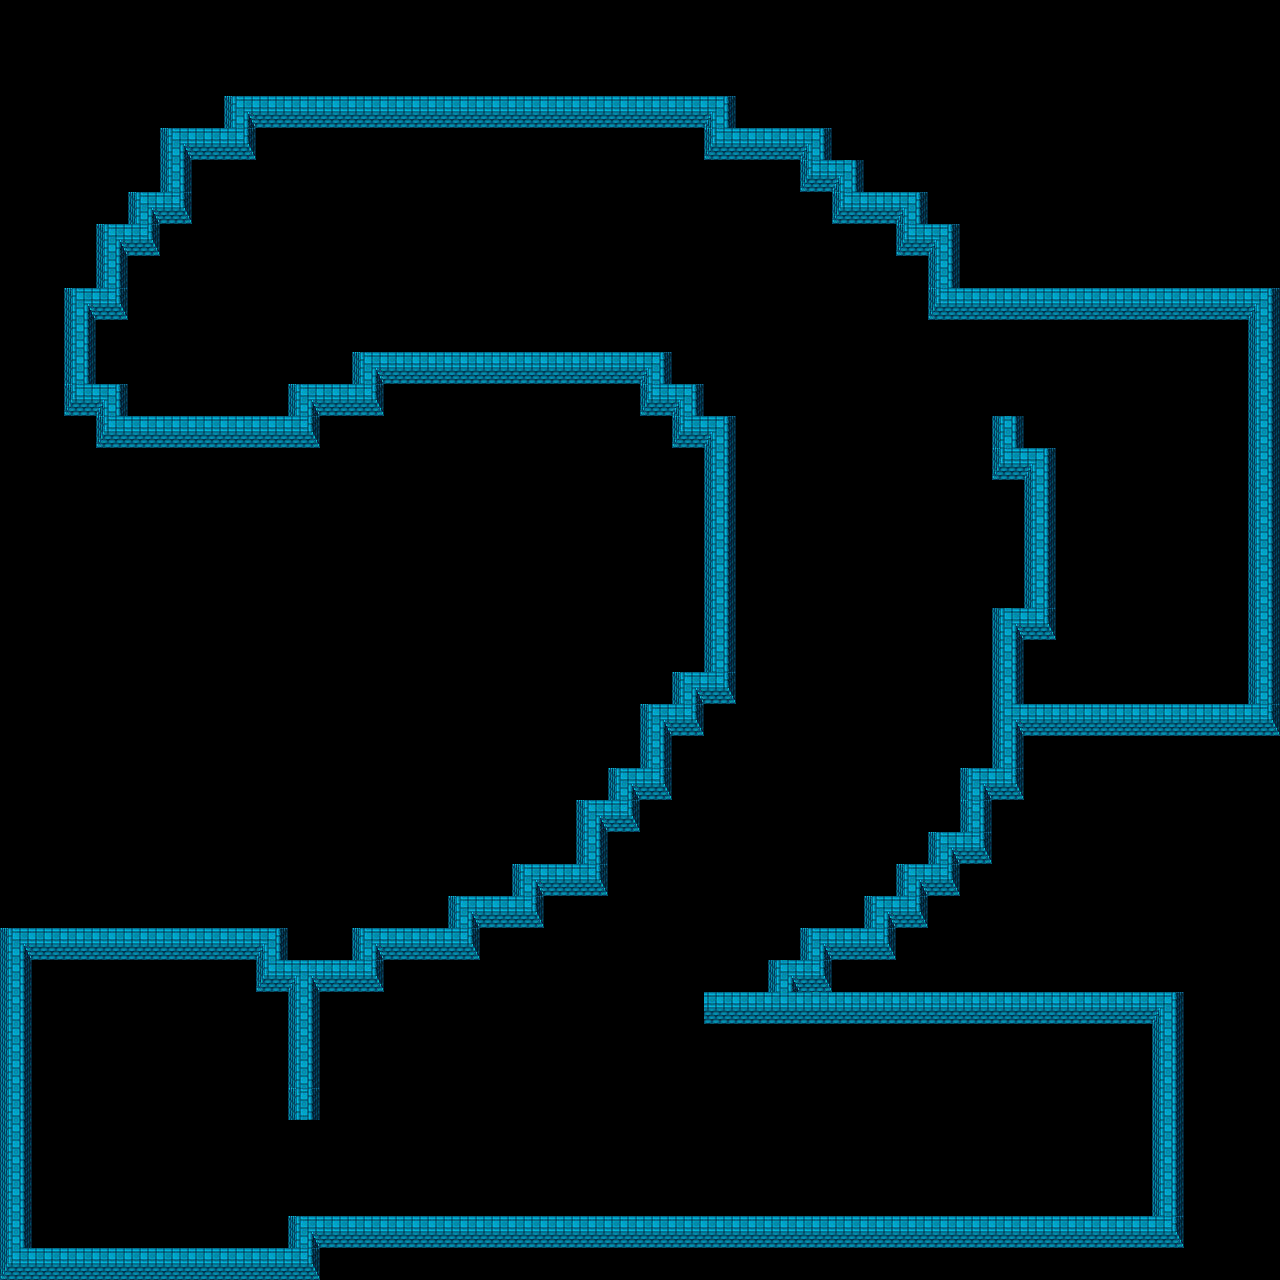

This game map was drawn from its Tiled (.tmx) file and the tilesets committed beside it. A one-line description and the full map source follow:
An orthogonal 40x40 tile map with 32x32 px tiles, 1 tile layer (Walls), 1 hidden layer not drawn.

<map version="1.10" tiledversion="1.10.2" orientation="orthogonal" renderorder="right-down" width="40" height="40" tilewidth="32" tileheight="32" infinite="0" nextlayerid="5" nextobjectid="1">
 <tileset firstgid="1" name="Bg" tilewidth="32" tileheight="32" tilecount="0" columns="16">
  <image source="images/tileset.png" width="512" height="256" />
 </tileset>
 <layer id="4" name="Floor" width="40" height="40" visible="0">
  <data encoding="csv">
0,0,0,0,0,0,0,0,0,0,0,0,0,0,0,0,0,0,0,0,0,0,0,0,0,0,0,0,0,0,0,0,0,0,0,0,0,0,0,0,
0,0,0,0,0,0,0,0,0,0,0,0,0,0,0,0,0,0,0,0,0,0,0,0,0,0,0,0,0,0,0,0,0,0,0,0,0,0,0,0,
0,0,0,0,0,0,0,0,0,0,0,0,0,0,0,0,0,0,0,0,0,0,0,0,0,0,0,0,0,0,0,0,0,0,0,0,0,0,0,0,
0,0,0,0,0,0,0,0,0,0,0,0,0,0,0,0,0,0,0,0,0,0,0,0,0,0,0,0,0,0,0,0,0,0,0,0,0,0,0,0,
0,0,0,0,0,0,0,0,5,5,5,5,5,5,5,5,5,5,5,5,5,5,0,0,0,0,0,0,0,0,0,0,0,0,0,0,0,0,0,0,
0,0,0,0,0,0,5,5,5,5,5,5,5,5,5,5,5,5,5,5,5,5,5,5,5,0,0,0,0,0,0,0,0,0,0,0,0,0,0,0,
0,0,0,0,0,0,5,5,5,5,5,5,5,5,5,5,5,5,5,5,5,5,5,5,5,5,0,0,0,0,0,0,0,0,0,0,0,0,0,0,
0,0,0,0,0,5,5,5,5,5,5,5,5,5,5,5,5,5,5,5,5,5,5,5,5,5,5,5,0,0,0,0,0,0,0,0,0,0,0,0,
0,0,0,0,5,5,5,5,5,5,5,5,5,5,5,5,5,5,5,5,5,5,5,5,5,5,5,5,5,0,0,0,0,0,0,0,0,0,0,0,
0,0,0,0,5,5,5,5,5,5,5,5,5,5,5,5,5,5,5,5,5,5,5,5,5,5,5,5,5,0,0,0,0,0,0,0,0,0,0,0,
0,0,0,5,5,5,5,5,5,5,5,5,5,5,5,5,5,5,5,5,5,5,5,5,5,5,5,5,5,5,5,5,5,5,5,5,5,5,5,0,
0,0,0,5,5,5,5,5,5,5,5,0,0,0,0,0,0,0,0,0,0,5,5,5,5,5,5,5,5,5,5,5,5,5,5,5,5,5,5,0,
0,0,0,0,5,5,5,5,5,0,0,0,0,0,0,0,0,0,0,0,0,0,5,5,5,5,5,5,5,5,5,5,5,5,5,5,5,5,5,0,
0,0,0,0,0,0,0,0,0,0,0,0,0,0,0,0,0,0,0,0,0,0,0,5,5,5,5,5,5,5,5,0,5,5,5,5,5,5,5,0,
0,0,0,0,0,0,0,0,0,0,0,0,0,0,0,0,0,0,0,0,0,0,0,5,5,5,5,5,5,5,5,0,0,5,5,5,5,5,5,0,
0,0,0,0,0,0,0,0,0,0,0,0,0,0,0,0,0,0,0,0,0,0,0,5,5,5,5,5,5,5,5,5,0,5,5,5,5,5,5,0,
0,0,0,0,0,0,0,0,0,0,0,0,0,0,0,0,0,0,0,0,0,0,0,5,5,5,5,5,5,5,5,5,0,5,5,5,5,5,5,0,
0,0,0,0,0,0,0,0,0,0,0,0,0,0,0,0,0,0,0,0,0,0,0,5,5,5,5,5,5,5,5,5,0,5,5,5,5,5,5,0,
0,0,0,0,0,0,0,0,0,0,0,0,0,0,0,0,0,0,0,0,0,0,0,5,5,5,5,5,5,5,5,5,0,5,5,5,5,5,5,0,
0,0,0,0,0,0,0,0,0,0,0,0,0,0,0,0,0,0,0,0,0,0,0,5,5,5,5,5,5,5,5,0,0,5,5,5,5,5,5,0,
0,0,0,0,0,0,0,0,0,0,0,0,0,0,0,0,0,0,0,0,0,0,0,5,5,5,5,5,5,5,5,0,5,5,5,5,5,5,5,0,
0,0,0,0,0,0,0,0,0,0,0,0,0,0,0,0,0,0,0,0,0,0,0,5,5,5,5,5,5,5,5,0,5,5,5,5,5,5,5,0,
0,0,0,0,0,0,0,0,0,0,0,0,0,0,0,0,0,0,0,0,0,0,5,5,5,5,5,5,5,5,5,0,0,0,0,0,0,0,0,0,
0,0,0,0,0,0,0,0,0,0,0,0,0,0,0,0,0,0,0,0,0,5,5,5,5,5,5,5,5,5,5,0,0,0,0,0,0,0,0,0,
0,0,0,0,0,0,0,0,0,0,0,0,0,0,0,0,0,0,0,0,0,5,5,5,5,5,5,5,5,5,0,0,0,0,0,0,0,0,0,0,
0,0,0,0,0,0,0,0,0,0,0,0,0,0,0,0,0,0,0,0,5,5,5,5,5,5,5,5,5,5,0,0,0,0,0,0,0,0,0,0,
0,0,0,0,0,0,0,0,0,0,0,0,0,0,0,0,0,0,0,5,5,5,5,5,5,5,5,5,5,0,0,0,0,0,0,0,0,0,0,0,
0,0,0,0,0,0,0,0,0,0,0,0,0,0,0,0,0,0,0,5,5,5,5,5,5,5,5,5,0,0,0,0,0,0,0,0,0,0,0,0,
0,0,0,0,0,0,0,0,0,0,0,0,0,0,0,0,0,5,5,5,5,5,5,5,5,5,5,0,0,0,0,0,0,0,0,0,0,0,0,0,
0,0,0,0,0,0,0,0,0,0,0,0,0,0,0,5,5,5,5,5,5,5,5,5,5,0,0,0,0,0,0,0,0,0,0,0,0,0,0,0,
0,5,5,5,5,5,5,5,0,0,0,0,5,5,5,5,5,5,5,5,5,5,5,5,0,0,0,0,0,0,0,0,0,0,0,0,0,0,0,0,
0,5,5,5,5,5,5,5,5,0,5,5,5,5,5,5,5,5,5,5,5,5,0,0,0,0,0,0,0,0,0,0,0,0,0,0,0,0,0,0,
0,5,5,5,5,5,5,5,5,0,5,5,5,5,5,5,5,5,5,5,5,5,5,5,5,5,5,5,5,5,5,5,5,5,5,5,0,0,0,0,
0,5,5,5,5,5,5,5,5,0,5,5,5,5,5,5,5,5,5,5,5,5,5,5,5,5,5,5,5,5,5,5,5,5,5,5,0,0,0,0,
0,5,5,5,5,5,5,5,5,0,5,5,5,5,5,5,5,5,5,5,5,5,5,5,5,5,5,5,5,5,5,5,5,5,5,5,0,0,0,0,
0,5,5,5,5,5,5,5,5,5,5,5,5,5,5,5,5,5,5,5,5,5,5,5,5,5,5,5,5,5,5,5,5,5,5,5,0,0,0,0,
0,5,5,5,5,5,5,5,5,5,5,5,5,5,5,5,5,5,5,5,5,5,5,5,5,5,5,5,5,5,5,5,5,5,5,5,0,0,0,0,
0,5,5,5,5,5,5,5,5,5,5,5,5,5,5,5,5,5,5,5,5,5,5,5,5,5,5,5,5,5,5,5,5,5,5,5,0,0,0,0,
0,5,5,5,5,5,5,5,5,0,0,0,0,0,0,0,0,0,0,0,0,0,0,0,0,0,0,0,0,0,0,0,0,0,0,0,0,0,0,0,
0,0,0,0,0,0,0,0,0,0,0,0,0,0,0,0,0,0,0,0,0,0,0,0,0,0,0,0,0,0,0,0,0,0,0,0,0,0,0,0
</data>
 </layer>
 <layer id="1" name="Walls" width="40" height="40">
  <data encoding="csv">
0,0,0,0,0,0,0,0,0,0,0,0,0,0,0,0,0,0,0,0,0,0,0,0,0,0,0,0,0,0,0,0,0,0,0,0,0,0,0,0,
0,0,0,0,0,0,0,0,0,0,0,0,0,0,0,0,0,0,0,0,0,0,0,0,0,0,0,0,0,0,0,0,0,0,0,0,0,0,0,0,
0,0,0,0,0,0,0,0,0,0,0,0,0,0,0,0,0,0,0,0,0,0,0,0,0,0,0,0,0,0,0,0,0,0,0,0,0,0,0,0,
0,0,0,0,0,0,0,39,43,43,43,43,43,43,43,43,43,43,43,43,43,43,45,0,0,0,0,0,0,0,0,0,0,0,0,0,0,0,0,0,
0,0,0,0,0,39,43,41,0,0,0,0,0,0,0,0,0,0,0,0,0,0,35,43,43,45,0,0,0,0,0,0,0,0,0,0,0,0,0,0,
0,0,0,0,0,38,0,0,0,0,0,0,0,0,0,0,0,0,0,0,0,0,0,0,0,35,46,0,0,0,0,0,0,0,0,0,0,0,0,0,
0,0,0,0,39,41,0,0,0,0,0,0,0,0,0,0,0,0,0,0,0,0,0,0,0,0,35,43,45,0,0,0,0,0,0,0,0,0,0,0,
0,0,0,39,41,0,0,0,0,0,0,0,0,0,0,0,0,0,0,0,0,0,0,0,0,0,0,0,35,45,0,0,0,0,0,0,0,0,0,0,
0,0,0,38,0,0,0,0,0,0,0,0,0,0,0,0,0,0,0,0,0,0,0,0,0,0,0,0,0,38,0,0,0,0,0,0,0,0,0,0,
0,0,39,41,0,0,0,0,0,0,0,0,0,0,0,0,0,0,0,0,0,0,0,0,0,0,0,0,0,35,43,43,43,43,43,43,43,43,43,45,
0,0,38,0,0,0,0,0,0,0,0,0,0,0,0,0,0,0,0,0,0,0,0,0,0,0,0,0,0,0,0,0,0,0,0,0,0,0,0,38,
0,0,38,0,0,0,0,0,0,0,0,39,43,43,43,43,43,43,43,43,45,0,0,0,0,0,0,0,0,0,0,0,0,0,0,0,0,0,0,38,
0,0,35,45,0,0,0,0,0,39,43,41,0,0,0,0,0,0,0,0,35,45,0,0,0,0,0,0,0,0,0,0,0,0,0,0,0,0,0,38,
0,0,0,35,43,43,43,43,43,41,0,0,0,0,0,0,0,0,0,0,0,35,45,0,0,0,0,0,0,0,0,38,0,0,0,0,0,0,0,38,
0,0,0,0,0,0,0,0,0,0,0,0,0,0,0,0,0,0,0,0,0,0,38,0,0,0,0,0,0,0,0,35,45,0,0,0,0,0,0,38,
0,0,0,0,0,0,0,0,0,0,0,0,0,0,0,0,0,0,0,0,0,0,38,0,0,0,0,0,0,0,0,0,38,0,0,0,0,0,0,38,
0,0,0,0,0,0,0,0,0,0,0,0,0,0,0,0,0,0,0,0,0,0,38,0,0,0,0,0,0,0,0,0,38,0,0,0,0,0,0,38,
0,0,0,0,0,0,0,0,0,0,0,0,0,0,0,0,0,0,0,0,0,0,38,0,0,0,0,0,0,0,0,0,38,0,0,0,0,0,0,38,
0,0,0,0,0,0,0,0,0,0,0,0,0,0,0,0,0,0,0,0,0,0,38,0,0,0,0,0,0,0,0,0,38,0,0,0,0,0,0,38,
0,0,0,0,0,0,0,0,0,0,0,0,0,0,0,0,0,0,0,0,0,0,38,0,0,0,0,0,0,0,0,40,41,0,0,0,0,0,0,38,
0,0,0,0,0,0,0,0,0,0,0,0,0,0,0,0,0,0,0,0,0,0,38,0,0,0,0,0,0,0,0,38,0,0,0,0,0,0,0,38,
0,0,0,0,0,0,0,0,0,0,0,0,0,0,0,0,0,0,0,0,0,39,41,0,0,0,0,0,0,0,0,38,0,0,0,0,0,0,0,38,
0,0,0,0,0,0,0,0,0,0,0,0,0,0,0,0,0,0,0,0,39,41,0,0,0,0,0,0,0,0,0,40,43,43,43,43,43,43,43,41,
0,0,0,0,0,0,0,0,0,0,0,0,0,0,0,0,0,0,0,0,38,0,0,0,0,0,0,0,0,0,0,38,0,0,0,0,0,0,0,0,
0,0,0,0,0,0,0,0,0,0,0,0,0,0,0,0,0,0,0,39,41,0,0,0,0,0,0,0,0,0,39,41,0,0,0,0,0,0,0,0,
0,0,0,0,0,0,0,0,0,0,0,0,0,0,0,0,0,0,39,41,0,0,0,0,0,0,0,0,0,0,37,0,0,0,0,0,0,0,0,0,
0,0,0,0,0,0,0,0,0,0,0,0,0,0,0,0,0,0,38,0,0,0,0,0,0,0,0,0,0,39,41,0,0,0,0,0,0,0,0,0,
0,0,0,0,0,0,0,0,0,0,0,0,0,0,0,0,39,43,41,0,0,0,0,0,0,0,0,0,39,41,0,0,0,0,0,0,0,0,0,0,
0,0,0,0,0,0,0,0,0,0,0,0,0,0,39,43,41,0,0,0,0,0,0,0,0,0,0,39,41,0,0,0,0,0,0,0,0,0,0,0,
39,43,43,43,43,43,43,43,45,0,0,39,43,43,41,0,0,0,0,0,0,0,0,0,0,39,43,41,0,0,0,0,0,0,0,0,0,0,0,0,
38,0,0,0,0,0,0,0,36,47,43,41,0,0,0,0,0,0,0,0,0,0,0,0,40,41,0,0,0,0,0,0,0,0,0,0,0,0,0,0,
38,0,0,0,0,0,0,0,0,38,0,0,0,0,0,0,0,0,0,0,0,0,43,43,44,44,43,43,43,43,43,43,43,43,43,43,45,0,0,0,
38,0,0,0,0,0,0,0,0,38,0,0,0,0,0,0,0,0,0,0,0,0,0,0,0,0,0,0,0,0,0,0,0,0,0,0,38,0,0,0,
38,0,0,0,0,0,0,0,0,38,0,0,0,0,0,0,0,0,0,0,0,0,0,0,0,0,0,0,0,0,0,0,0,0,0,0,38,0,0,0,
38,0,0,0,0,0,0,0,0,37,0,0,0,0,0,0,0,0,0,0,0,0,0,0,0,0,0,0,0,0,0,0,0,0,0,0,38,0,0,0,
38,0,0,0,0,0,0,0,0,0,0,0,0,0,0,0,0,0,0,0,0,0,0,0,0,0,0,0,0,0,0,0,0,0,0,0,38,0,0,0,
38,0,0,0,0,0,0,0,0,0,0,0,0,0,0,0,0,0,0,0,0,0,0,0,0,0,0,0,0,0,0,0,0,0,0,0,38,0,0,0,
38,0,0,0,0,0,0,0,0,0,0,0,0,0,0,0,0,0,0,0,0,0,0,0,0,0,0,0,0,0,0,0,0,0,0,0,38,0,0,0,
38,0,0,0,0,0,0,0,0,39,43,43,43,43,43,43,43,43,43,43,43,43,43,43,43,43,43,43,43,43,43,43,43,43,43,43,41,0,0,0,
36,43,43,43,43,43,43,43,43,41,0,0,0,0,0,0,0,0,0,0,0,0,0,0,0,0,0,0,0,0,0,0,0,0,0,0,0,0,0,0
</data>
 </layer>
</map>
